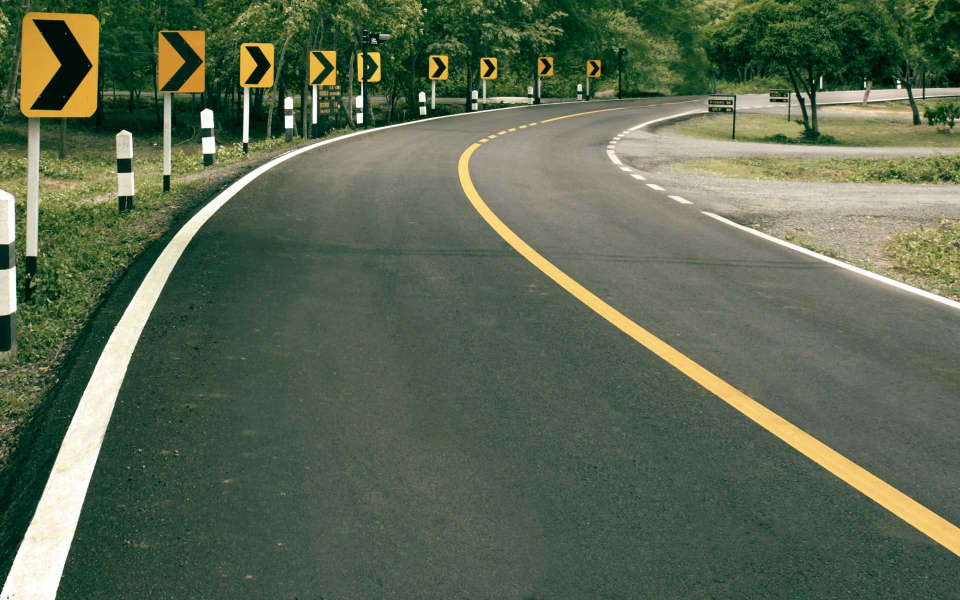
//> input picture images/l3.jpg, 1920 x 1200 px (shown at 1/2 size)
$ ./laneDetector   (built with g++ and OpenCV 4)
//> lines starting //> are read from the running program, lines starting //| are printed output that depends on the picture; after the words box and inside, x2 and y2 are one past the last pixel; in counts of white or black regions, pixels touching at a corner belong together
### include/houghP.hpp
#ifndef _HOUGHP_HPP_
#define _HOUGHP_HPP_

#include "opencv/cv.h"
#include <opencv2/highgui/highgui.hpp>
#include <bits/stdc++.h>

using namespace std;
using namespace cv;

void HoughLinesP2( Mat& image,
                         float rho, float theta, int threshold,
                         int lineLength, int lineGap,
                         std::vector<Vec4i>& lines, std::vector<int>& len, int linesMax );

#endif

### include/laneDetector_utils.hpp
#ifndef _LANEDETECTOR_UTILS_HPP_
#define _LANEDETECTOR_UTILS_HPP_

#include "opencv/cv.h"
#include <opencv2/highgui/highgui.hpp>
#include <bits/stdc++.h>

using namespace std;
using namespace cv;

extern int lowThreshold;
extern int highThreshold;

int findIntersection(Vec4i l1, Vec4i l2);
void extractSegments(Mat img_segments[], Mat img,int segments[], int n_segments);
void mergeSegments(Mat img_segments[],Mat img, int segments[], int n_segments);
Mat findEdges(Mat img);
void getCenterLanes(int segment_h, int segment_len, Point &control_point, Vector<Vec4i> lane_lines, Vector<Vec4i> center_lane_lines,int &lane_center);

#endif


/*
Sign Conventions:

findIntersections: gives the distance of the intersection of the two lines from the top of the segment

cv::Line takes points as
--------->	first co-ordinate
|
|
|
|
|
second co-ordinate

*/

### src/laneDetector_utils.cpp
#include "opencv/cv.h"
#include <opencv2/highgui/highgui.hpp>
#include <bits/stdc++.h>

using namespace std;
using namespace cv;

extern int lowThreshold;
extern int highThreshold;

int findIntersection(Vec4i l1, Vec4i l2)
{
	double m1, m2, c1, c2;

	m1=((double)l1[3]-l1[1])/((double)l1[2]-l1[0]);
	c1=(double)l1[3]-m1*l1[2];

	m2=((double)l2[3]-l2[1])/((double)l2[2]-l2[0]);
	c2=(double)l2[3]-m2*l2[2];

	double yi, xi;

	xi=(c1-c2)/(m2-m1);
	yi=m2*xi+c2;

	//if lines are parallel and on road surface but orientation not correct
	if(int(xi)<-200 || int(xi)>1200)
		return 10000;

	return (int)yi;
}

void extractSegments(Mat img_segments[], Mat img,int segments[], int n_segments)
{
	int i, cum_length=0;

	img_segments[0]=img(cv::Rect(0, 0, 1000, segments[0])).clone();
	cum_length+=segments[0];

	for(i=1;i<=n_segments-2;i++)
	{
		img_segments[i]=img(cv::Rect(0, cum_length, 1000, segments[i])).clone();
		cum_length+=segments[i];
	}

	img_segments[n_segments-1]=img(cv::Rect(0, cum_length, 1000, 1000-cum_length)).clone();
	return;
}

void mergeSegments(Mat img_segments[],Mat img, int segments[], int n_segments)
{
	int i, cum_length=0;
	img_segments[0].copyTo(img(cv::Rect(0, 0, 1000, segments[0])));
	cum_length+=segments[0];

	for(i=1;i<=n_segments-2;i++)
	{
		img_segments[i].copyTo(img(cv::Rect(0, cum_length, 1000, segments[i])));
		cum_length+=segments[i];
	}

	img_segments[n_segments-1].copyTo(img(cv::Rect(0, cum_length, 1000, 1000-cum_length)));
	return;
}

Mat findEdges(Mat img)
{
	//directly in single channel
	Mat edges, img_ycrcb, shadow_rem, shadow, ycrcb_channels[3];

	// [8 lines of commented-out code are left out]


	cvtColor(img, img, CV_BGR2GRAY);
	imshow("bw", img);
	medianBlur(img, img, 9);
	//blur(img,img,Size(3,3));
	Canny( img, edges, lowThreshold, highThreshold, 3 );
	imshow("edges", edges);

	//waitKey(0);

	return edges;
}

// [119 lines left out: functions getCenterLanes, drawBezierSpline, not called in this run]

// [7 lines of commented-out code are left out]

### src/laneDetector.cpp
#include "../include/laneDetector_utils.hpp"
#include "../include/houghP.hpp"

using namespace cv;
using namespace std;

int lowThreshold=70;
int highThreshold=150;

int main()
{
	// [18 lines of commented-out code are left out]
	int n_segments=5;
	int segments[5]={75, 140, 215, 250, 320};
	Mat img_segments[5];
	std::stringstream window_name;

	cv::Mat img=cv::imread("../images/l3.jpg", CV_LOAD_IMAGE_COLOR);
//> img is the input picture: 1200 rows x 1920 cols, CV_8UC3; mean B, G, R 81.2, 104.4, 91.3
	cv::resize(img, img, cv::Size(1000,1000));
//> img: 1000 rows x 1000 cols, CV_8UC3
	imshow("lanes", img);

	// [18 lines of commented-out code are left out]

	Mat edges=findEdges(img);
//> in findEdges, `Canny( img, edges, lowThreshold, highThreshold, 3 );`:
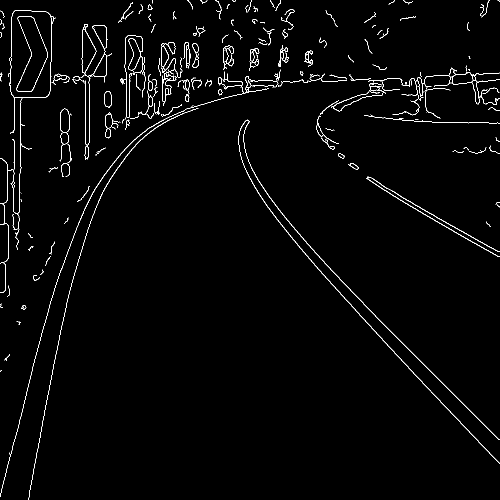
//> edges: 1000 rows x 1000 cols, CV_8UC1 (shown at 1/2 size); 1.8% white in thin lines or dots
	extractSegments(img_segments, edges, segments, n_segments);
//> in extractSegments, `img_segments[0]=img(cv::Rect(0, 0, 1000, segments[0])).clone();`:
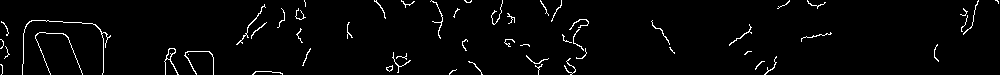
//> img_segments: 75 rows x 1000 cols, CV_8UC1; 2.5% white in thin lines or dots
//> in extractSegments, `cum_length+=segments[0];`: cum_length = 75
//> the loop in extractSegments, `for(i=1;i<=n_segments-2;i++)` made 3 passes
//> cum_length on passes 1 to 3: 215, 430, 680
//> after the loop in extractSegments, `for(i=1;i<=n_segments-2;i++)`: cum_length = 680
//> img_segments[1]: 140 rows x 1000 cols, CV_8UC1; 5.3% white in thin lines or dots
//> img_segments[2]: 215 rows x 1000 cols, CV_8UC1; 2.1% white in thin lines or dots
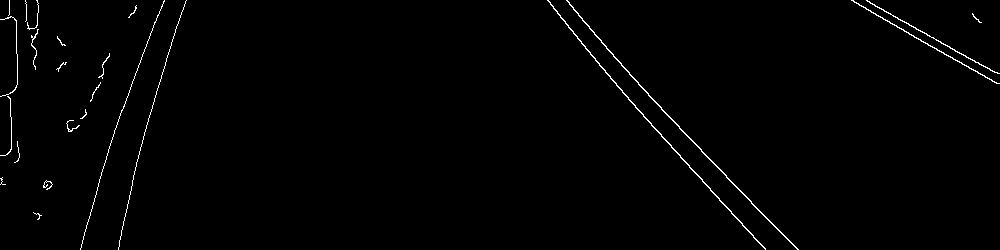
//> img_segments[3]: 250 rows x 1000 cols, CV_8UC1; 1% white in thin lines or dots
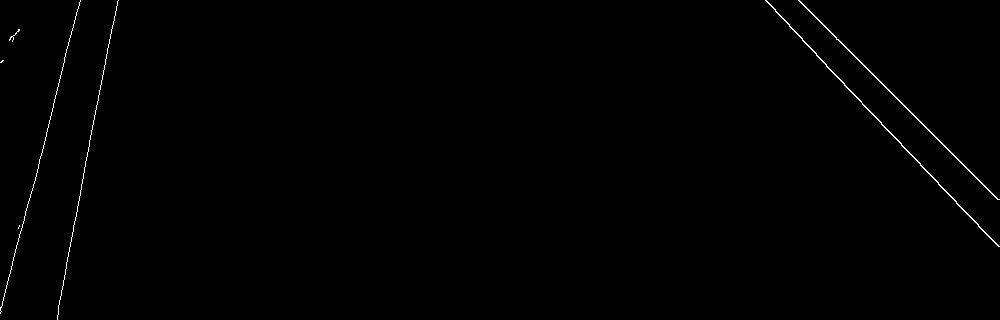
//> img_segments[4]: 320 rows x 1000 cols, CV_8UC1; 0.48% white in thin lines or dots

	int i, j, k;

	// [10 lines of commented-out code are left out]

	vector<Vec4i> lines[n_segments], lane_lines[n_segments];
	int hough_threshold[5]={30, 30, 40, 50, 50};
	int hough_minLineLength[5]={20, 25, 25, 30, 50};
	for(i=0; i<n_segments ;i++)
		HoughLinesP(img_segments[i], lines[i], 1, CV_PI/180, hough_threshold[i], hough_minLineLength[i], 50 );

  	Mat line_segments[n_segments];
  	Mat empty=img-img;
//> empty: 1000 rows x 1000 cols, CV_8UC3; every value is 0
  	extractSegments(line_segments, empty, segments, n_segments);
//> in extractSegments (call 2), `img_segments[0]=img(cv::Rect(0, 0, 1000, segments[0])).clone();`: img_segments: 75 rows x 1000 cols, CV_8UC3; every value is 0
//> the loop in extractSegments (call 2), `for(i=1;i<=n_segments-2;i++)` made 3 passes


  	for(i=0;i<n_segments;i++)
  		for(j=0;j<lines[i].size();j++)
  		{
  			Vec4i l = lines[i][j];
  			line( line_segments[i], Point(l[0], l[1]), Point(l[2], l[3]), Scalar(0,0,255), 3, CV_AA);
  		}


  	// [7 lines of commented-out code are left out]


  	Mat line=img-img;
  	mergeSegments(line_segments, line, segments, n_segments);
//> in mergeSegments, `cum_length+=segments[0];`: cum_length = 75
//> the loop in mergeSegments, `for(i=1;i<=n_segments-2;i++)` made 3 passes
//> after the loop in mergeSegments, `for(i=1;i<=n_segments-2;i++)`:
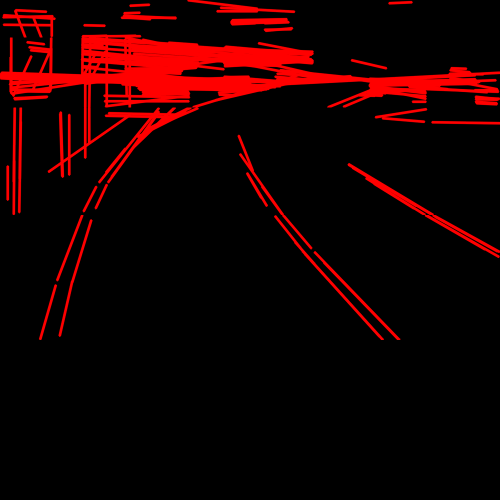
//> img: 1000 rows x 1000 cols, CV_8UC3 (shown at 1/2 size); mean B, G, R 0, 0, 24.2
//> after the loop in mergeSegments, `for(i=1;i<=n_segments-2;i++)`: cum_length = 680
//> in mergeSegments, `img_segments[n_segments-1].copyTo(img(cv::Rect(0, cum_length, 1000, 10..`: img: 1000 rows x 1000 cols, CV_8UC3; 0.84% of pixels changed, all inside (x1, y1, x2, y2) = (0, 680, 1000, 1000)
  	imshow("detected lines",line);

  	for(i=0;i<n_segments;i++)
  		cout<<"#lines for "<<i<<": "<<lines[i].size()<<endl;

  	int vanish_row_vote[2000]={0};

  	int h=1000;		//h=height
  	for(i=4;i>=3;i--)
  	{
  		h-=segments[i];
  		for(j=0;j<lines[i].size();j++)
  			for(k=0;k<lines[i].size();k++)
  			{
  				if(j==k)
  					continue;

  				int vanish_row=findIntersection(lines[i][j], lines[i][k])+h;

  				// [11 lines of commented-out code are left out]

  				if(vanish_row>-1000 && vanish_row<1000)
  					vanish_row_vote[1000-vanish_row]++;
  			}
  	}

  	int current_votes=0;
  	int max_votes=-1, max_i=-1;
  	for(i=0;i<50;i++)
  		current_votes+=vanish_row_vote[i];

  	for(i=50;i<2000;i++)
  	{
  		current_votes+=vanish_row_vote[i];
  		current_votes-=vanish_row_vote[i-50];

  		if(current_votes>=max_votes)
  		{
  			max_votes=current_votes;
  			max_i=i;
  		}
  	}

  	int vanish_row=max_i-25;

  	cout<<"Vanishing row: "<<vanish_row<<" with votes: "<<max_votes<<endl;

  	Mat output(1200, 1000, CV_8UC3, Scalar(0));
  	line.copyTo(output(cv::Rect(0, 200, 1000, 1000)));
  	cv::line( output, Point(0, 1200-vanish_row), Point(1000, 1200-vanish_row), Scalar(255,0,0), 10, CV_AA, 0);
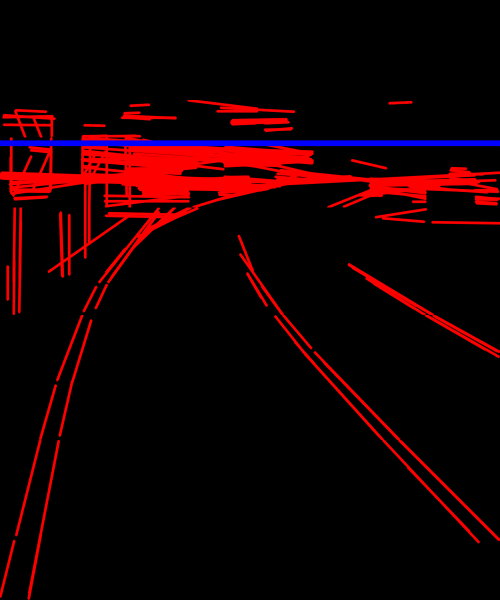
//> output: 1200 rows x 1000 cols, CV_8UC3 (shown at 1/2 size); mean B, G, R 2.4, 0, 21
  	cv::line( img, Point(0, 1000-vanish_row), Point(1000, 1000-vanish_row), Scalar(255,0,0), 10, CV_AA, 0);
  	//line( output, Point(0, 1000-vanish_row), Point(1000, 1000-vanish_row), Scalar(255,0,0), 10, CV_AA);


  	imshow("output", output);

  	Mat lanes(1000, 1000, CV_8UC3, Scalar(0));
  	Mat lanes_segments[n_segments];
  	extractSegments(lanes_segments, lanes, segments, n_segments);

  	int top_lane_segment=4;
  	h=0;
  	for(i=4;i>=2;i--)
  	{
  		for(j=0;j<lines[i].size();j++)
  			for(k=0;k<lines[i].size();k++)
  			{
  				if(j==k)
  					continue;

  				int vanishRow=(segments[i]-findIntersection(lines[i][j], lines[i][k]))+h;

  				if(vanishRow>= vanish_row-20 && vanishRow<= vanish_row+20)
  				{
  					top_lane_segment=i;
  					//warning: lane_lines has duplicates
  					lane_lines[i].push_back(lines[i][j]);
  					lane_lines[i].push_back(lines[i][k]);

  					cv::line( lanes_segments[i], Point(lines[i][j][0], lines[i][j][1]), Point(lines[i][j][2], lines[i][j][3]), Scalar(255,0,0), 3, CV_AA, 0);
  					cv::line( lanes_segments[i], Point(lines[i][k][0], lines[i][k][1]), Point(lines[i][k][2], lines[i][k][3]), Scalar(255,0,0), 3, CV_AA, 0);
  					// [9 lines of commented-out code are left out]

  				}
  			}
  		h+=segments[i];
  	}
  	mergeSegments(lanes_segments, lanes, segments, n_segments);

  	//remove duplicates from lane_lines
  	cout<<"Before removing duplicated: "; for(i=0;i<=4;i++) cout<<lane_lines[i].size()<<" "; cout<<endl;
  	for(i=0;i<n_segments;i++)
  	{
  		for(j=0;j<lane_lines[i].size();j++)
  			for(k=0;k<lane_lines[i].size();k++)
  			{
  				if(j>= lane_lines[i].size() || k>= lane_lines[i].size())
  					continue;

  				if(j==k)
  					continue;

  				if(lane_lines[i][j][0]==lane_lines[i][k][0] && lane_lines[i][j][1]==lane_lines[i][k][1] && lane_lines[i][j][2]==lane_lines[i][k][2] && lane_lines[i][j][3]==lane_lines[i][k][3])
  					lane_lines[i].erase(lane_lines[i].begin() + k);
  			}
  	}
  	cout<<"After removing duplicated: "; for(i=0;i<=4;i++) cout<<lane_lines[i].size()<<" "; cout<<endl;

  	vector<Vec4i> center_lane_lines[n_segments];
  	Point control_points[n_segments+1];
  	int num_control_points=1;
  	int lane_center=img.cols/2;
//> lane_center = 500
  	h=1000;
  	circle(img, {img.cols/2, img.rows}, 20, Scalar(0, 0, 255), 5, 8, 0);
//> img: 1000 rows x 1000 cols, CV_8UC3; mean B, G, R 83.6, 103.4, 90.7
  	control_points[n_segments]={img.cols/2, img.rows};
  	for(i=n_segments-1;i>=top_lane_segment;i--)
  	{
  		h-=segments[i];
  		if(1000-h>vanish_row) break;
  		control_points[i].y=h;
  		getCenterLanes(segments[i], img.cols, control_points[i], lane_lines[i], center_lane_lines[i], lane_center);
//> (this line was passed over: a library is not available in this run)
  		circle(img, control_points[i], 20, Scalar(0, 0, 255), 5, 8, 0);
  		num_control_points++;
  		cout<<control_points[i].x<<" "<<control_points[i].y<<endl;
  	}
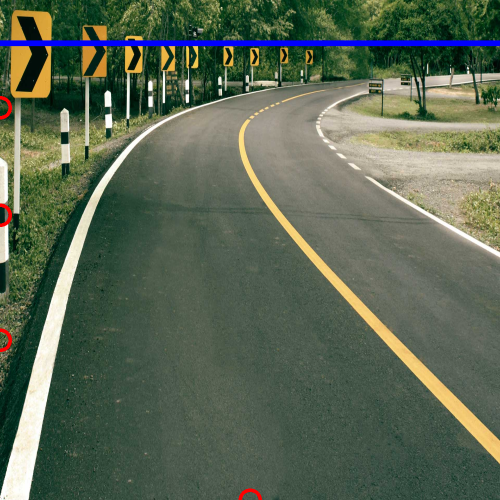
//> img: 1000 rows x 1000 cols, CV_8UC3 (shown at 1/2 size); mean B, G, R 83.5, 103.3, 90.9
//> after the loop, h = 215; num_control_points = 4

//> (the run ends here: the program needs code that is not available in this run, at `drawBezierSpline(img, control_points, num_control_points, n_segments);`)

$ run again, with images/l1.jpg copied over images/l3.jpg
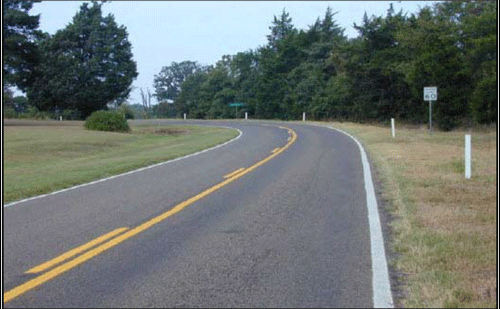
//> input picture images/l1.jpg, 500 x 309 px
//> img is the input picture: 309 rows x 500 cols, CV_8UC3; mean B, G, R 114.5, 117.3, 110.5
//> edges: 1000 rows x 1000 cols, CV_8UC1; 1.5% white in thin lines or dots
//> img_segments: 75 rows x 1000 cols, CV_8UC1; 3.3% white in thin lines or dots
//> in extractSegments, `cum_length+=segments[0];`: cum_length = 75
//> the loop in extractSegments, `for(i=1;i<=n_segments-2;i++)` made 3 passes
//> cum_length on passes 1 to 3: 215, 430, 680
//> after the loop in extractSegments, `for(i=1;i<=n_segments-2;i++)`: cum_length = 680
//> empty: 1000 rows x 1000 cols, CV_8UC3; every value is 0
//> img_segments: 75 rows x 1000 cols, CV_8UC3; every value is 0
//> the loop in extractSegments (call 2), `for(i=1;i<=n_segments-2;i++)` made 3 passes
//> in mergeSegments, `cum_length+=segments[0];`: cum_length = 75
//> the loop in mergeSegments, `for(i=1;i<=n_segments-2;i++)` made 3 passes
//> after the loop in mergeSegments, `for(i=1;i<=n_segments-2;i++)`:
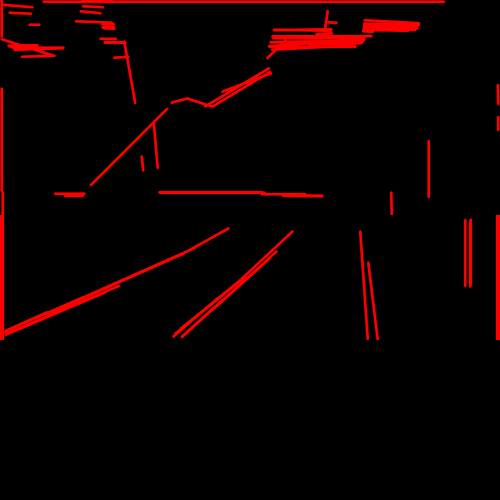
//> img: 1000 rows x 1000 cols, CV_8UC3 (shown at 1/2 size); mean B, G, R 0, 0, 11.2
//> after the loop in mergeSegments, `for(i=1;i<=n_segments-2;i++)`: cum_length = 680
//> after the loop `for(i=n_segments-1;i>=top_lane_segment;i--)`:
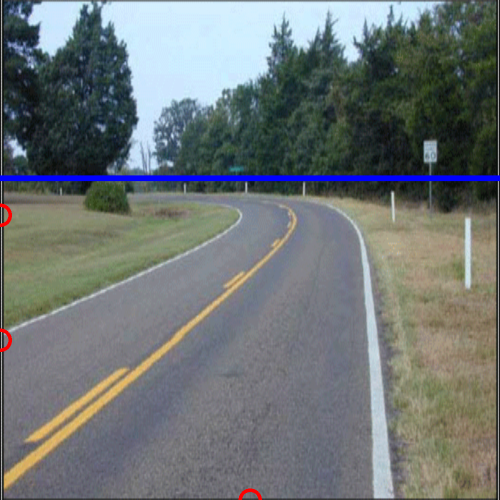
//> img: 1000 rows x 1000 cols, CV_8UC3 (shown at 1/2 size); mean B, G, R 116.6, 116.4, 110.1
//> after the loop `for(i=n_segments-1;i>=top_lane_segment;i--)`: h = 430; num_control_points = 3

$ run again, with images/l2.jpg copied over images/l3.jpg
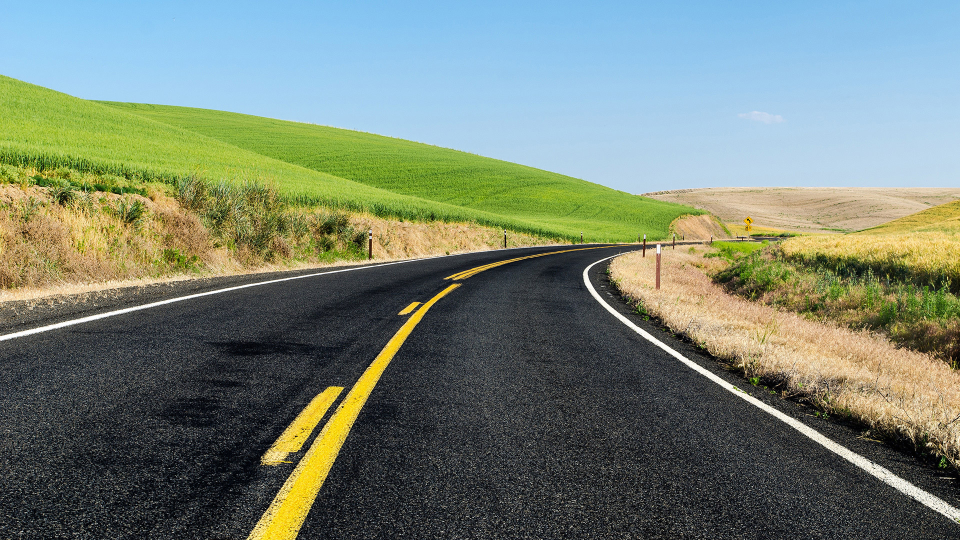
//> input picture images/l2.jpg, 1920 x 1080 px (shown at 1/2 size)
//> img is the input picture: 1080 rows x 1920 cols, CV_8UC3; mean B, G, R 116, 130.7, 118.3
//> in findEdges, `Canny( img, edges, lowThreshold, highThreshold, 3 );`:
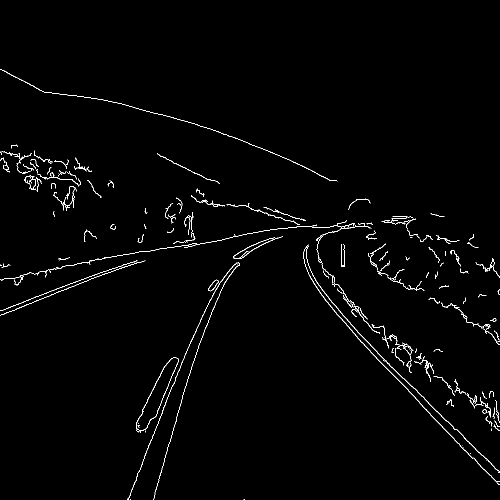
//> edges: 1000 rows x 1000 cols, CV_8UC1 (shown at 1/2 size); 1.3% white in thin lines or dots, all inside (x1, y1, x2, y2) = (0, 138, 1000, 1000)
//> img_segments: 75 rows x 1000 cols, CV_8UC1; every value is 0
//> in extractSegments, `cum_length+=segments[0];`: cum_length = 75
//> the loop in extractSegments, `for(i=1;i<=n_segments-2;i++)` made 3 passes
//> cum_length on passes 1 to 3: 215, 430, 680
//> after the loop in extractSegments, `for(i=1;i<=n_segments-2;i++)`: cum_length = 680
//> empty: 1000 rows x 1000 cols, CV_8UC3; every value is 0
//> img_segments: 75 rows x 1000 cols, CV_8UC3; every value is 0
//> the loop in extractSegments (call 2), `for(i=1;i<=n_segments-2;i++)` made 3 passes
//> in mergeSegments, `cum_length+=segments[0];`: cum_length = 75
//> the loop in mergeSegments, `for(i=1;i<=n_segments-2;i++)` made 3 passes
//> after the loop in mergeSegments, `for(i=1;i<=n_segments-2;i++)`: cum_length = 680
//> after the loop `for(i=n_segments-1;i>=top_lane_segment;i--)`:
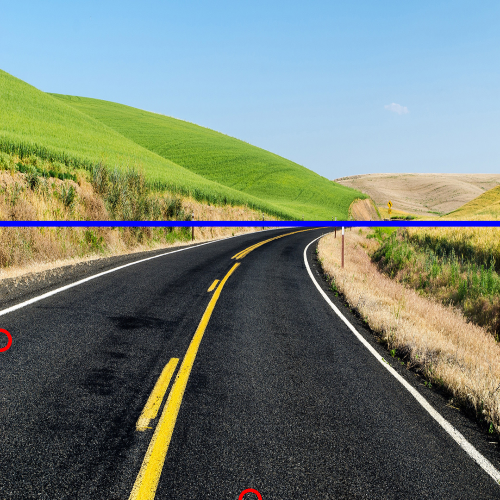
//> img: 1000 rows x 1000 cols, CV_8UC3 (shown at 1/2 size); mean B, G, R 117.7, 128.7, 116.3
//> after the loop `for(i=n_segments-1;i>=top_lane_segment;i--)`: h = 430; num_control_points = 2
